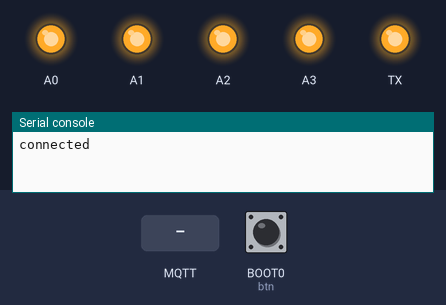
This program was run on a simulated CircuitPython board. Shown: output pins drawn as LEDs (lit = HIGH), the last lines printed to the serial console. The inputs (shaded band) are chosen by the test bench; at power-on: BOOT0 (btn) HIGH. No MQTT or app messages arrive unless stated; values from a settings file that is not in the repository are placeholders.

Above: at 2.9 s.
3.0 s: MQTT message "on" arrives on the first subscribed topic
At 4.6 s:
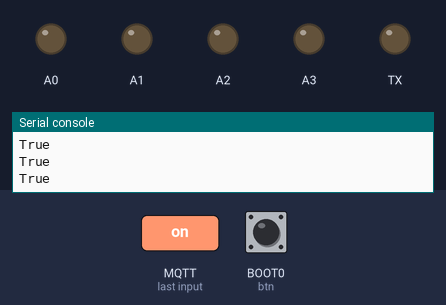
5.2 s: MQTT message "off" arrives on the first subscribed topic
At 5.5 s:
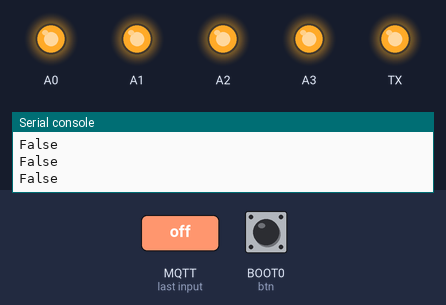
6.7 s: BOOT0 (btn) pulled LOW for 1 s
At 9.9 s:
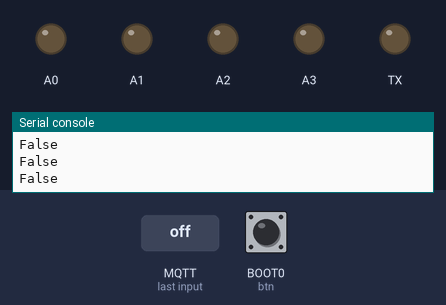
10.7 s: BOOT0 (btn) pulled LOW for 3.2 s
At 15.8 s:
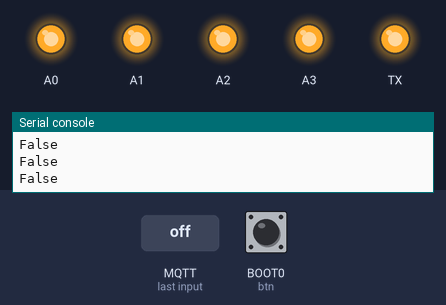
Timing chart, 0 to 17.3 s (numbered marks = the images above; inputs shaded):
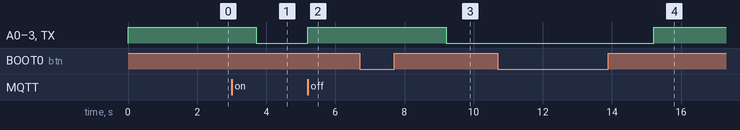

The program:

code.py
```python
import board
import digitalio
import time
import wifi
import socketpool
import adafruit_minimqtt.adafruit_minimqtt as MQTT
import json
import supervisor

switches = {
    '1': 'A0',
    '2': 'A1',
    '3': 'A2',
    '4': 'A3'
}
pins = {}
for x in switches:
    pin = digitalio.DigitalInOut(getattr(board, switches[x]))
    pin.direction = digitalio.Direction.OUTPUT
    pin.value = True
    pins[switches[x]] = pin
pins["TX"] = digitalio.DigitalInOut(getattr(board, "TX"))
pins['TX'].direction = digitalio.Direction.OUTPUT
pins['TX'].value = True
btn = digitalio.DigitalInOut(board.BOOT0)
btn.direction = digitalio.Direction.INPUT
btn.pull = digitalio.Pull.UP

prev_btn_state = btn.value
btn_i = 0


try:
    import secrets
except ImportError:
    print("Error importing secrets")
    raise

mqtt_topic = 'mush/switch-group'


def connected(client, userdata, flags, rc):
    print("connected")
    client.subscribe(mqtt_topic + '/setall')


def handleAll(cient, topic, message):
    print(message)
    for pin in pins:
        if (message == 'off'):
            print(pins[pin].value)
            pins[pin].value = True
        if (message == 'on'):
            print(pins[pin].value)
            pins[pin].value = False


def handlBtnPress():
    for pin in pins:
        pins[pin].value = not pins[pin].value


def message(client, topic, message):
    id = topic.split('/').pop()
    if (id in switches):
        if (message == 'on'):
            pins[switches[id]].value = False

        if (message == 'off'):
            pins[switches[id]].value = True


wifi.radio.connect(secrets.network_id, secrets.password)
pool = socketpool.SocketPool(wifi.radio)

mqtt_client = MQTT.MQTT(
    broker="192.168.1.106",
    port=1883,
    username="pi",
    password="boopyou",
    socket_pool=pool,
    client_id='qtpi'
)

mqtt_client.on_connect = connected
mqtt_client.on_message = message
mqtt_client.add_topic_callback('mush/switch-group/setall', handleAll)
mqtt_client.will_set(mqtt_topic + '/controllerStatus', 'offline', 0, True)
mqtt_client.add_topic_callback(mqtt_topic+'/set/+',  message)

mqtt_client.connect()

mqtt_client.publish(mqtt_topic + '/controllerStatus', 'online', True, 0)
mqtt_client.subscribe(mqtt_topic+'/set/+')


while True:
    try:
        mqtt_client.loop()
        cur_btn_state = btn.value
        if (cur_btn_state and not prev_btn_state):
            handlBtnPress()
        prev_btn_state = cur_btn_state
        time.sleep(1)
    except (ValueError, RuntimeError, OSError, ConnectionError) as e:
        print("Network error, reconnecting\n", str(e))
        time.sleep(10)
        supervisor.reload()
        continue
```

Measured:
- after the input at 3.0 s, A0–3, TX: HIGH → LOW after 0.71 s
- after the input at 5.2 s, A0–3, TX: LOW → HIGH at once
- after the input at 6.7 s, A0–3, TX: HIGH → LOW after 2.5 s
- after the input at 10.7 s, A0–3, TX: LOW → HIGH after 4.5 s
